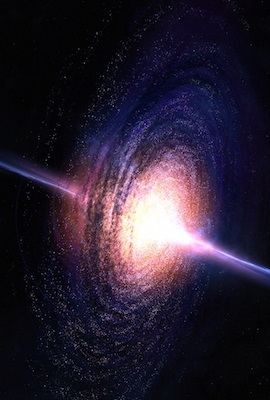
#> input picture Transformations/galactic.jpg, 270 x 400 px
$ python image_translation.py
#> lines starting #> are read from the running program, lines starting #| are printed output that depends on the picture
import cv2
import numpy as np

img = cv2.imread('galactic.jpg', cv2.IMREAD_UNCHANGED)
#> img is the input picture: shape (400, 270, 3); mean B, G, R 49.1, 32.5, 41.1
# (rows, cols, channels) = img.shape
(rows, cols) = img.shape[:2]
#> rows = 400; cols = 270

M = np.float32([[1, 0, 100], [0, 1, 50]])

result = cv2.warpAffine(img, M, (cols, rows))
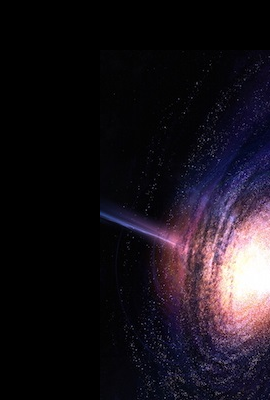
#> result: shape (400, 270, 3); mean B, G, R 28.1, 20.7, 26.5

cv2.imshow('Result',result)

cv2.waitKey(0)
cv2.destroyAllWindows()
